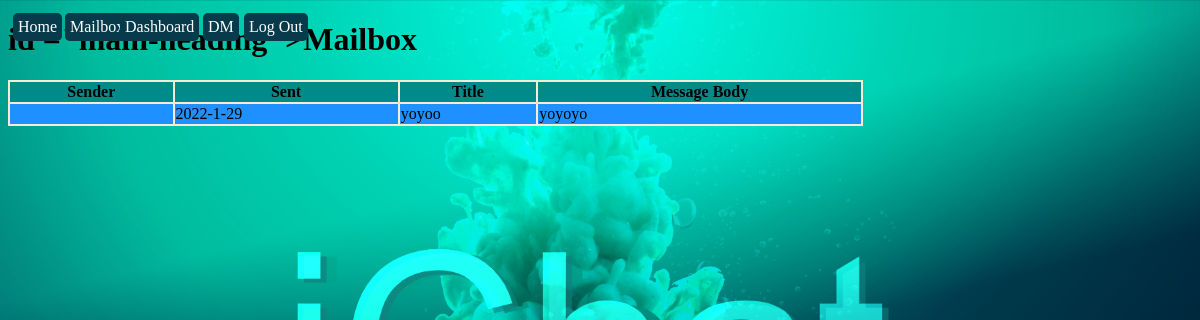
Screenshot of /mailbox (signed in) with the database file from the repository.
### models.py (models this page shows)
class Message(db.Model):
    id = db.Column(db.Integer, primary_key=True, autoincrement=True)
    title = db.Column(db.String(250))
    body = db.Column(db.Text)
    sent_time = db.Column(db.DateTime, default=datetime.datetime.now())
    sender_id = db.Column(db.Integer, db.ForeignKey('user.id'), nullable=False)

### blueprints/user/__init__.py (the view)
@bp_user.get("/mailbox")
def mailbox_get():
    messages = get_user_messages()
    return render_template("mailbox.html", messages=messages)

### controllers/message_controller.py (called while the page is built)
def get_user_messages():
    return current_user.recv_messages

### templates/mailbox.html (shortened to what this page needs)
{% extends 'base-template.html' %}
{% block content %}
    <h1> id ="main-heading">Mailbox</h1>
    <table>
        <tr>
            <th>Sender</th>
            <th>Sent</th>
            <th>Title</th>
            <th>Message Body</th>
        </tr>
    {% for message in messages %}
        <tr>
            <td>{{ message.sender.name }}</td>
            {%  if message.sent_time is not none %}
                <td>{{ message.sent_time.year }}-{{ message.sent_time.month }}-{{ message.sent_time.day }}</td>
            {% else %}
                <td>-</td>
            {% endif %}
            <td>{{ message.title }}</td>
            <td>{{ message.body }}</td>
        </tr>
    {% endfor %}
    </table>
{% endblock %}

### static/css/main.css (style rules this page uses)
.page { width: 95%; height: 90vh; background-image: url(img/background3.png); background-size: cover; background-position: center; }
table { width: 25%; background: antiquewhite; }
th { background: darkcyan; }
tr:nth-child(odd) { background: cornflowerblue; }
tr:nth-child(even) { background: dodgerblue; }
table { width: 75%; }

### rows the page displays
Message: sent_time.year "2022", sent_time.month "1", sent_time.day "29", title "yoyoo", body "yoyoyo"
